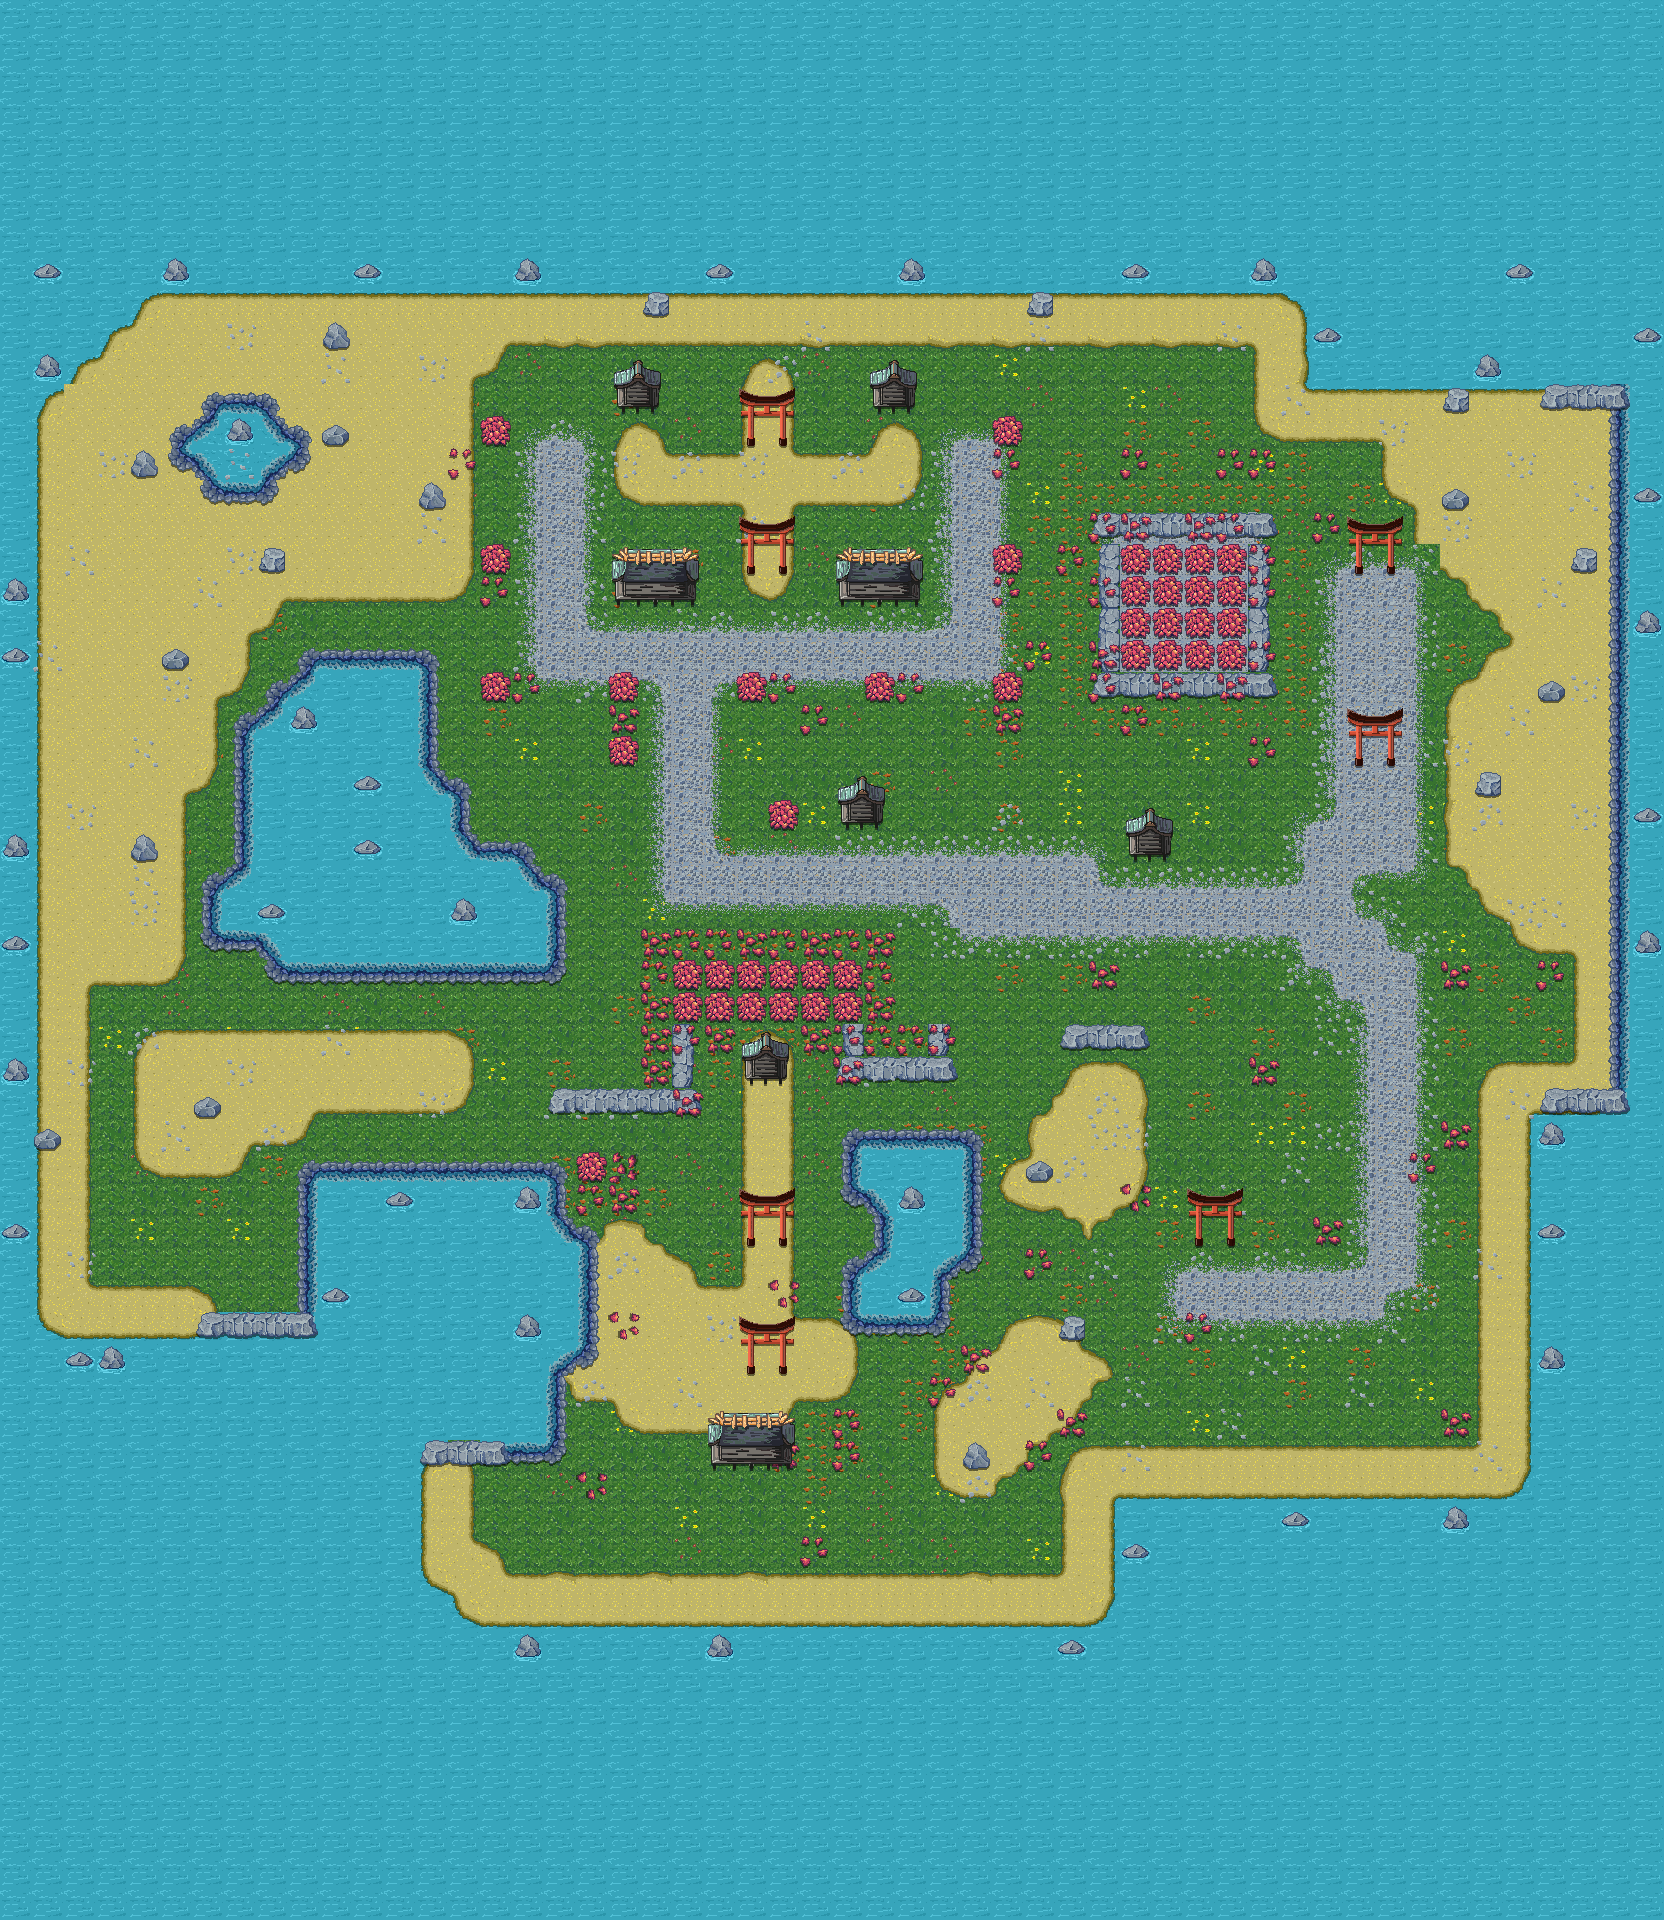

Tiled map render using the project's own tile images. Description and the map definition, with tile-layer contents summarised, below:
An orthogonal 52x60 tile map with 32x32 px tiles, 7 tile layers (Ground Base, Water, Detail Terrain, Detail Objects, ...) and 70 objects (32x goblin(kurkku)).

<map version="1.10" tiledversion="1.10.2" orientation="orthogonal" renderorder="right-down" width="52" height="60" tilewidth="32" tileheight="32" infinite="0" nextlayerid="10" nextobjectid="36">
 <editorsettings>
  <export target="Syysjam23Map.json" format="json" />
 </editorsettings>
 <tileset firstgid="1" name="Ground" tilewidth="32" tileheight="32" tilecount="256" columns="16">
  <image source="Ground.png" width="512" height="512" />
  <tile id="9">
   <objectgroup draworder="index" id="2">
    <object id="1" x="3.99787" y="17.0122" width="27.9851" height="14.8857" />
   </objectgroup>
  </tile>
  <tile id="10">
   <objectgroup draworder="index" id="2">
    <object id="1" x="0" y="18.118" width="32.068" height="13.95" />
   </objectgroup>
  </tile>
  <tile id="11">
   <objectgroup draworder="index" id="2">
    <object id="1" x="0.0850611" y="17.4375" width="26.6241" height="14.3753" />
   </objectgroup>
  </tile>
  <tile id="12">
   <objectgroup draworder="index" id="2">
    <object id="1" x="6.1244" y="21.2653" width="25.8586" height="10.6326" />
   </objectgroup>
  </tile>
  <tile id="13">
   <objectgroup draworder="index" id="2">
    <object id="1" x="-0.0850611" y="21.6055" width="21.0101" height="10.2924" />
   </objectgroup>
  </tile>
  <tile id="14">
   <objectgroup draworder="index" id="2">
    <object id="1" x="4.76342" y="21.1802" width="13.2695" height="10.8028" />
   </objectgroup>
  </tile>
  <tile id="15">
   <objectgroup draworder="index" id="2">
    <object id="1" x="11.9936" y="21.2653" width="13.95" height="10.6326" />
   </objectgroup>
  </tile>
  <tile id="21">
   <objectgroup draworder="index" id="2">
    <object id="1" x="4.33812" y="10.8028" width="24.3275" height="9.27166" />
   </objectgroup>
  </tile>
  <tile id="22">
   <objectgroup draworder="index" id="2">
    <object id="1" x="10.8878" y="0.255183" width="21.2653" height="31.6427" />
   </objectgroup>
  </tile>
  <tile id="24">
   <objectgroup draworder="index" id="2">
    <object id="1" x="0.0850611" y="0.170122" width="22.0308" height="31.8129" />
   </objectgroup>
  </tile>
  <tile id="25">
   <objectgroup draworder="index" id="2">
    <object id="1" x="4.08293" y="0.170122" width="27.815" height="15.9064" />
   </objectgroup>
  </tile>
  <tile id="26">
   <objectgroup draworder="index" id="2">
    <object id="1" x="0.0850611" y="0.255183" width="31.8129" height="15.8214" />
   </objectgroup>
  </tile>
  <tile id="27">
   <objectgroup draworder="index" id="3">
    <object id="4" x="0.170122" y="0.170122" width="26.5391" height="15.4811" />
   </objectgroup>
  </tile>
  <tile id="28">
   <objectgroup draworder="index" id="2">
    <object id="1" x="9.10154" y="0.170122" width="22.8814" height="13.1845" />
   </objectgroup>
  </tile>
  <tile id="29">
   <objectgroup draworder="index" id="2">
    <object id="1" x="0" y="0.170122" width="21.0101" height="15.0558" />
   </objectgroup>
  </tile>
  <tile id="30">
   <objectgroup draworder="index" id="2">
    <object id="1" x="11.9086" y="0.170122" width="6.1244" height="13.0144" />
   </objectgroup>
  </tile>
  <tile id="31">
   <objectgroup draworder="index" id="2">
    <object id="1" x="12.0787" y="0.0850611" width="5.86922" height="11.6534" />
   </objectgroup>
  </tile>
  <tile id="37">
   <objectgroup draworder="index" id="2">
    <object id="1" x="3.91281" y="13.1845" width="23.2217" height="6.46465" />
   </objectgroup>
  </tile>
  <tile id="38">
   <objectgroup draworder="index" id="2">
    <object id="1" x="10.2924" y="0.255183" width="21.6055" height="19.9043" />
   </objectgroup>
  </tile>
  <tile id="40">
   <objectgroup draworder="index" id="2">
    <object id="1" x="0.0850611" y="0.170122" width="21.8607" height="18.4583" />
   </objectgroup>
  </tile>
  <tile id="53">
   <objectgroup draworder="index" id="2">
    <object id="1" x="2.21159" y="16.8421" width="26.2839" height="4.25306" />
   </objectgroup>
  </tile>
  <tile id="70">
   <objectgroup draworder="index" id="2">
    <object id="1" x="4.5933" y="0.340245" width="27.2196" height="15.1409" />
   </objectgroup>
  </tile>
  <tile id="71">
   <objectgroup draworder="index" id="2">
    <object id="1" x="0.255183" y="0.255183" width="31.5577" height="14.2052" />
   </objectgroup>
  </tile>
  <tile id="72">
   <objectgroup draworder="index" id="2">
    <object id="1" x="0" y="0.0850611" width="27.9001" height="15.1409" />
   </objectgroup>
  </tile>
  <tile id="85">
   <objectgroup draworder="index" id="2">
    <object id="1" x="0" y="10.2073" width="30.7921" height="10.2073" />
   </objectgroup>
  </tile>
  <tile id="132">
   <objectgroup draworder="index" id="2">
    <object id="2" x="31.8129" y="12.2488">
     <polygon points="0,0 -6.37959,-4.168 -15.9915,-0.850611 -21.5205,7.2302 -22.5412,10.1223 -19.9043,19.5641 0.255183,19.6491" />
    </object>
   </objectgroup>
  </tile>
  <tile id="133">
   <objectgroup draworder="index" id="2">
    <object id="1" x="0.0850611" y="9.44179" width="31.8129" height="22.286" />
   </objectgroup>
  </tile>
  <tile id="134">
   <objectgroup draworder="index" id="2">
    <object id="1" x="0" y="12.1637">
     <polygon points="0,0 0.0850611,19.3939 19.9894,19.9043 23.9872,13.6948 21.2653,3.91281 12.6741,-1.95641 9.35673,-3.57257" />
    </object>
   </objectgroup>
  </tile>
  <tile id="135">
   <objectgroup draworder="index" id="2">
    <object id="1" x="23.3918" y="32.068">
     <polygon points="0,0 8.67624,-6.29452 8.33599,-24.4125 -2.38171,-22.8814 -18.7985,-9.61191 -18.9686,-0.425306" />
    </object>
   </objectgroup>
  </tile>
  <tile id="136">
   <objectgroup draworder="index" id="2">
    <object id="1" x="0.255183" y="22.6263">
     <polygon points="0,0 7.57044,9.10154 23.8171,9.35673 25.4333,4.67836 13.2695,-13.3546 7.06007,-17.3525 -0.170122,-17.2674" />
    </object>
   </objectgroup>
  </tile>
  <tile id="148">
   <objectgroup draworder="index" id="2">
    <object id="1" x="8.93142" y="0.0850611" width="22.8814" height="31.8129" />
   </objectgroup>
  </tile>
  <tile id="149">
   <objectgroup draworder="index" id="2">
    <!-- 1 objects omitted --></objectgroup>
  </tile>
  <tile id="150">
   <objectgroup draworder="index" id="2">
    <!-- 1 objects omitted --></objectgroup>
  </tile>
  <tile id="151">
   <objectgroup draworder="index" id="2">
    <!-- 1 objects omitted --></objectgroup>
  </tile>
  <tile id="152">
   <objectgroup draworder="index" id="2">
    <!-- 1 objects omitted --></objectgroup>
  </tile>
  <tile id="164">
   <objectgroup draworder="index" id="2">
    <!-- 1 objects omitted --></objectgroup>
  </tile>
  <tile id="165">
   <objectgroup draworder="index" id="2">
    <!-- 1 objects omitted --></objectgroup>
  </tile>
  <tile id="166">
   <objectgroup draworder="index" id="2">
    <!-- 1 objects omitted --></objectgroup>
  </tile>
 </tileset>
 <layer id="1" name="Ground Base" width="52" height="60">
  <data>[3120 cells, 1951 non-empty, 5 distinct tile ids]</data>
 </layer>
 <layer id="8" name="Water" width="52" height="60">
  <data>[3120 cells, 1477 non-empty, 1 distinct tile ids]</data>
 </layer>
 <layer id="2" name="Detail Terrain" width="52" height="60">
  <data>[3120 cells, 1095 non-empty, 43 distinct tile ids]</data>
 </layer>
 <layer id="9" name="Detail Objects" width="52" height="60">
  <data>[3120 cells, 193 non-empty, 23 distinct tile ids]</data>
 </layer>
 <layer id="4" name="Small Detail" width="52" height="60">
  <data>[3120 cells, 368 non-empty, 14 distinct tile ids]</data>
 </layer>
 <layer id="6" name="Terrain Objects Under Player" width="52" height="60">
  <data>[3120 cells, 35 non-empty, 9 distinct tile ids]</data>
 </layer>
 <objectgroup id="3" name="goblin kurkut">
  <!-- 32 objects omitted --></objectgroup>
 <layer id="7" name="Terrain Objects Over Player" width="52" height="60">
  <data>[3120 cells, 31 non-empty, 7 distinct tile ids]</data>
 </layer>
</map>
<!-- 39 of 70 objects omitted -->
